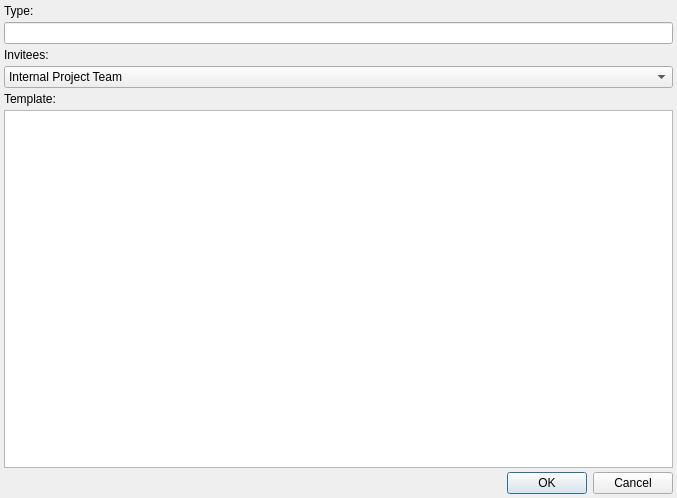
<?xml version="1.0" encoding="UTF-8"?>
<ui version="4.0">
 <class>dialogMeetingTemplate</class>
 <widget class="QDialog" name="dialogMeetingTemplate">
  <property name="geometry">
   <rect>
    <x>0</x>
    <y>0</y>
    <width>677</width>
    <height>498</height>
   </rect>
  </property>
  <property name="windowTitle">
   <string>Meeting Template</string>
  </property>
  <layout class="QVBoxLayout" name="verticalLayout">
   <property name="spacing">
    <number>4</number>
   </property>
   <property name="leftMargin">
    <number>4</number>
   </property>
   <property name="topMargin">
    <number>4</number>
   </property>
   <property name="rightMargin">
    <number>4</number>
   </property>
   <property name="bottomMargin">
    <number>4</number>
   </property>
   <item>
    <widget class="QLabel" name="labelType">
     <property name="text">
      <string>Type:</string>
     </property>
    </widget>
   </item>
   <item>
    <widget class="QLineEdit" name="lineEditType"/>
   </item>
   <item>
    <widget class="QLabel" name="labelInvitees">
     <property name="text">
      <string>Invitees:</string>
     </property>
    </widget>
   </item>
   <item>
    <widget class="QComboBox" name="comboBoxInvitees">
     <item>
      <property name="text">
       <string>Internal Project Team</string>
      </property>
     </item>
     <item>
      <property name="text">
       <string>Full Project Team</string>
      </property>
     </item>
     <item>
      <property name="text">
       <string>Only Client</string>
      </property>
     </item>
     <item>
      <property name="text">
       <string>Exclude Client</string>
      </property>
     </item>
     <item>
      <property name="text">
       <string>Individual</string>
      </property>
     </item>
    </widget>
   </item>
   <item>
    <widget class="QLabel" name="labelTemplate">
     <property name="text">
      <string>Template:</string>
     </property>
    </widget>
   </item>
   <item>
    <widget class="QTextEdit" name="textEditTemplate"/>
   </item>
   <item>
    <widget class="QDialogButtonBox" name="buttonBox">
     <property name="orientation">
      <enum>Qt::Orientation::Horizontal</enum>
     </property>
     <property name="standardButtons">
      <set>QDialogButtonBox::StandardButton::Cancel|QDialogButtonBox::StandardButton::Ok</set>
     </property>
    </widget>
   </item>
  </layout>
 </widget>
 <resources/>
 <connections>
  <connection>
   <sender>buttonBox</sender>
   <signal>accepted()</signal>
   <receiver>dialogMeetingTemplate</receiver>
   <slot>accept()</slot>
   <hints>
    <hint type="sourcelabel">
     <x>248</x>
     <y>254</y>
    </hint>
    <hint type="destinationlabel">
     <x>157</x>
     <y>274</y>
    </hint>
   </hints>
  </connection>
  <connection>
   <sender>buttonBox</sender>
   <signal>rejected()</signal>
   <receiver>dialogMeetingTemplate</receiver>
   <slot>reject()</slot>
   <hints>
    <hint type="sourcelabel">
     <x>316</x>
     <y>260</y>
    </hint>
    <hint type="destinationlabel">
     <x>286</x>
     <y>274</y>
    </hint>
   </hints>
  </connection>
 </connections>
</ui>
